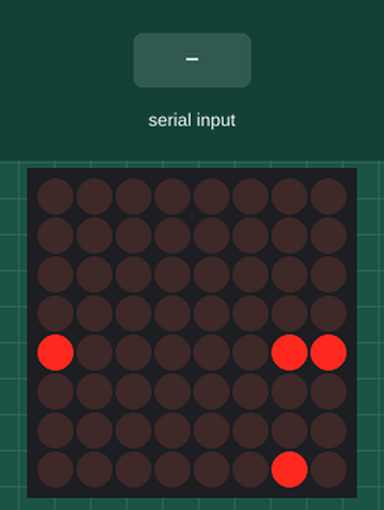
This sketch was run on a simulated Arduino Uno, built with avr-gcc and run on an emulated ATmega328P. Parts: 8×8 LED matrix. Wiring (inferred from the names in the program): MAX7219 LED driver (orientation assumed): CS pin 10. The inputs (shaded band) are chosen by the test bench. Random numbers use the default seed unless the sketch sets one.

Above: at 1.2 s.
1.3 s: "U" received over Serial
At 1.5 s:
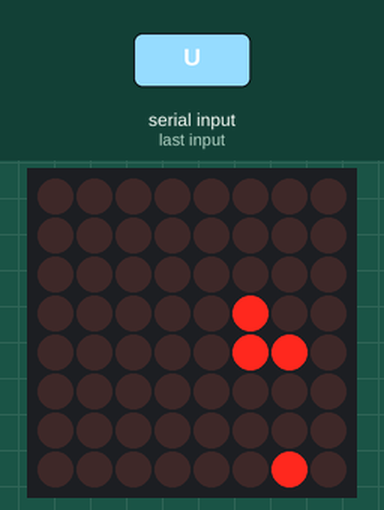
3.5 s: "R" received over Serial
At 3.7 s:
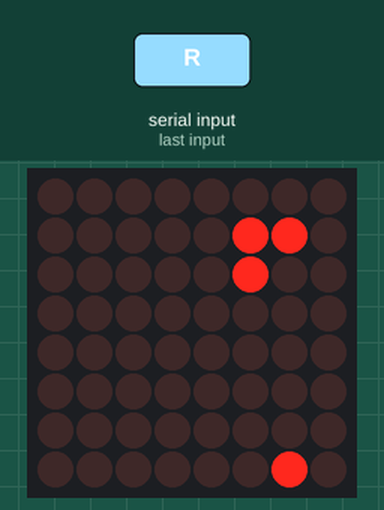
5.7 s: "D" received over Serial
At 5.9 s:
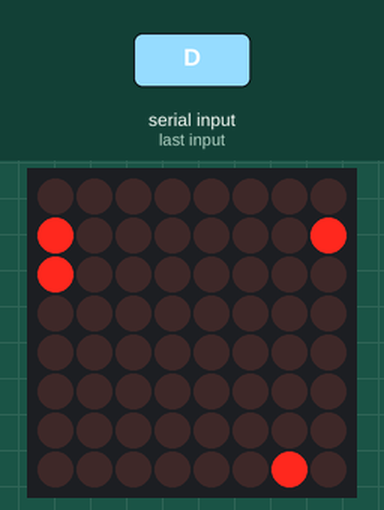
7.9 s: "L" received over Serial
At 8.1 s:
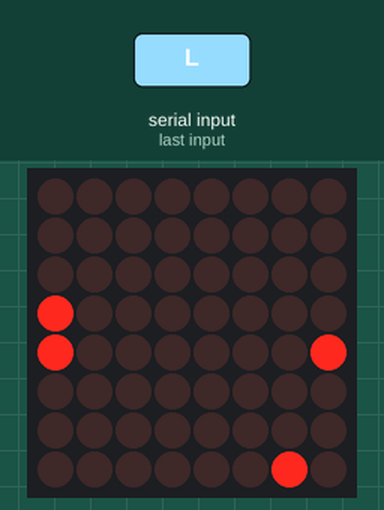
10.9 s: "U" received over Serial
At 11.1 s:
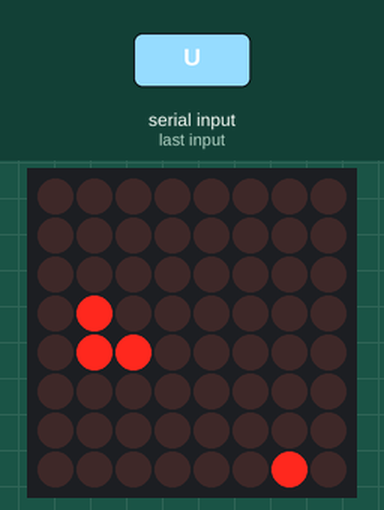
13.1 s: "R" received over Serial
At 13.3 s:
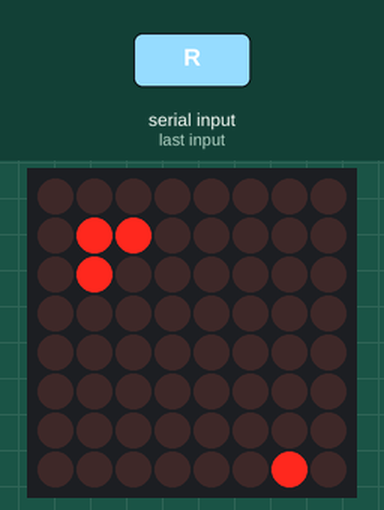

The sketch:

example.ino
```cpp
/**
 * Example of snake game using keyboard arrows
 * Arduino is reading serial data writen from a python script
 */

#include "DisplayDriver.h"
#include "SnakeGame.h"

#define DIN_PIN 11
#define CS_PIN  10
#define CLK_PIN 13

SnakeGame game(DIN_PIN, CS_PIN, CLK_PIN);

unsigned long lastUpdate = 0;
const unsigned long interval = 200;

void setup()
{
  Serial.begin(9600);
  game.begin();
}

void loop()
{
  if (Serial.available())
  {
    char cmd = Serial.read();
    switch (cmd)
    {
      case 'U': game.changeDirection(UP); break;
      case 'D': game.changeDirection(DOWN); break;
      case 'R': game.changeDirection(LEFT); break;
      case 'L': game.changeDirection(RIGHT); break;
    }
  }

  if (millis() - lastUpdate >= interval)
  {
    lastUpdate = millis();
    game.update();
    game.draw();
  }
}
```

SnakeGame.cpp
```cpp
/*
  Author: Paulo H. Langone Miranda
  Date:   jul/2025
  Brief:  "Engine" for snake game
*/

// Standard C
#include <stdint.h>

// Arduino includes
#include <Arduino.h>

// Library include
#include "DisplayDriver.h"
#include "SnakeGame.h"

// Initialize game
void SnakeGame::begin()
{
  DisplayDriver::begin();
  clearDisplay();
  setIntensity(INTENSITY_34);

  // Start with 3 points
  snakeLength = 3;
  snake[0] = {4, 4};  // head
  snake[1] = {4, 3};
  snake[2] = {4, 2};

  direction = RIGHT;

  spawnFood();
}

// Update snake positions, check if snake ate food or collide
void SnakeGame::update()
{
  Point head = snake[0];
  Point newHead = head;

  switch (direction)
  {
    case UP:    newHead.row = (head.row == 0) ? HEIGHT - 1 : head.row - 1; break;
    case DOWN:  newHead.row = (head.row + 1) % HEIGHT; break;
    case LEFT:  newHead.col = (head.col == 0) ? WIDTH - 1 : head.col - 1; break;
    case RIGHT: newHead.col = (head.col + 1) % WIDTH; break;
  }

  if (checkCollision(newHead))
  {
    begin(); // Game Over!
    return;
  }

  // Move snake body
  for (int i = snakeLength; i > 0; --i)
  {
    snake[i] = snake[i - 1];
  }

  snake[0] = newHead;

  // Got food?
  if (newHead.row == food.row && newHead.col == food.col)
  {
    snakeLength++;
    spawnFood();
  }
}

// Draw snake points and food point on screen
void SnakeGame::draw()
{
  clearDisplay();

  // Draw food
  drawPixel(food.row, food.col);

  for (int i = 0; i < snakeLength;)
  {
    int start = i;
    int row = snake[i].row;

    while (i + 1 < snakeLength && snake[i + 1].row == row)
    {
      i++;
    }

    if (i > start)
    {
      uint8_t val = 0x00;
      for (int j = start; j <= i; j++)
      {
        val |= (1 << snake[j].col);
      }

      if (food.row == row)
      {
        val |= (1 << food.col);
      }

      fillRow(row, val);
    }
    else
    {
      uint8_t val = 0x00;
      if(food.row == row)
      {
        val |= ((1 << food.col) | (1 << snake[i].col));
        fillRow(row, val);
      }
      else
      {
        drawPixel(snake[i].row, snake[i].col);
      }
    }

    i++;
  }
}

// Change snake movement direction
void SnakeGame::changeDirection(int newDir)
{
  if ((direction == UP && newDir == DOWN) ||
      (direction == DOWN && newDir == UP) ||
      (direction == LEFT && newDir == RIGHT) ||
      (direction == RIGHT && newDir == LEFT))
  {
    return; // Ignore new direction in the same axis
  }

  direction = newDir;
}

// Spawn food on screen (random)
void SnakeGame::spawnFood()
{
  while (true)
  {
    food.row = random(0, HEIGHT);
    food.col = random(0, WIDTH);

    // Check if food do not collide with snake during spawn
    bool conflict = false;
    for (int i = 0; i < snakeLength; i++)
    {
        if (snake[i].row == food.row && snake[i].col == food.col)
        {
          conflict = true;
          break;
        }
    }

    if (!conflict) break;
  }
}

// Check for snake collision (end game)
bool SnakeGame::checkCollision(Point head)
{
    for (int i = 0; i < snakeLength; i++)
    {
        if (snake[i].row == head.row && snake[i].col == head.col)
        {
            return true; // Collide (GAME OVER)
        }
    }

    return false;

}
```

SnakeGame.h
```cpp
/*
  Author: Paulo H. Langone Miranda
  Date:   jul/2025
  Brief:  "Engine" for snake game
*/

#ifndef SNAKEGAME_H
#define SNAKEGAME_H

// Standard C
#include <stdint.h>

// Arduino includes
#include <Arduino.h>

// Library include
#include "DisplayDriver.h"

// Enum for directions
enum Direction {
  UP, RIGHT, DOWN, LEFT
};

// Game main class
// Inherit DisplayDriver class
class SnakeGame : public DisplayDriver
{
  public:
    // Class constructor
    SnakeGame(uint8_t din, uint8_t cs, uint8_t clk) : DisplayDriver(din, cs, clk, MATRIX) {}

    // Initialize game
    void begin();

    // Update snake positions, check if snake ate food or collide
    void update();

    // Draw snake points and food point on screen
    void draw();

    // Change snake movement direction
    void changeDirection(int newDir);

  private:
    // Point (pixel) structure
    struct Point {
      uint8_t row;
      uint8_t col;
    };

    // Snake points array
    Point snake[64];

    // Snake current lenght
    uint8_t snakeLength;

    // Current movement direction
    int direction;

    // Current food point
    Point food;

    // Spawn food on screen (random)
    void spawnFood();

    // Check for snake collision (end game)
    bool checkCollision(Point head);
};

#endif //SNAKEGAME_H
```

DisplayDriver.cpp
```cpp
/*
  Author: Paulo H. Langone Miranda
  Date:   jul/2025
  Brief:  Library for MAX7219 display driver
*/

// Standard C
#include <stdint.h>

// Arduino includes
#include <Arduino.h>
#include <SPI.h>

// Library include
#include "DisplayDriver.h"
#include "SnakeGame.h"

// Initialize driver
void DisplayDriver::begin(void)
{
  /*
   * Initializes SPI
   */
  SPI.begin();

  /*
   * Initializes driver for 8 digits operation
   */
  if(displayMode == DIGITS)
  {
    // Stardard settings - 8 digits mode
    setShutdown();
    setDecode();
    setIntensity();
    setScanLimit();
  }

  /*
   * Initializes driver for matrix operation
   */
  else if(displayMode == MATRIX)
  {
    // Settings for matrix mode
    setShutdown();
    setDecode(NO_DECODE);
    setIntensity();
    setScanLimit();
  }
}

// Set decode mode
void DisplayDriver::setDecode(uint8_t mode)
{
  slaveEnable();
  SPI.beginTransaction(mySettings);
  SPI.transfer(DECODE_MODE_REG);
  SPI.transfer(mode);
  SPI.endTransaction();
  slaveDisable();
}

// Set display intensity (brightness)
void DisplayDriver::setIntensity(uint8_t intensity)
{
  slaveEnable();
  SPI.beginTransaction(mySettings);
  SPI.transfer(INTENSITY_REG);
  SPI.transfer(intensity);
  SPI.endTransaction();
  slaveDisable();
}

// Set digits scan limit
void DisplayDriver::setScanLimit(uint8_t limit)
{
  slaveEnable();
  SPI.beginTransaction(mySettings);
  SPI.transfer(SCAN_LIMIT_REG);
  SPI.transfer(limit);
  SPI.endTransaction();
  slaveDisable();
}

// Set shutdown mode
void DisplayDriver::setShutdown(uint8_t mode)
{
  slaveEnable();
  SPI.beginTransaction(mySettings);
  SPI.transfer(SHUTDOWN_REG);
  SPI.transfer(mode);
  SPI.endTransaction();
  slaveDisable();
}

// Set test mode
void DisplayDriver::setTest(uint8_t mode)
{
  slaveEnable();
  SPI.beginTransaction(mySettings);
  SPI.transfer(DISP_TEST_REG);
  SPI.transfer(mode);
  SPI.endTransaction();
  slaveDisable();
}

// Draw a pixel on the display
void DisplayDriver::drawPixel(uint8_t row, uint8_t col)
{
  slaveEnable();
  SPI.beginTransaction(mySettings);
  SPI.transfer(row+1);
  SPI.transfer((1 << col));
  SPI.endTransaction();
  slaveDisable();
}

// Clear display
void DisplayDriver::clearDisplay(void)
{
  if(displayMode == DIGITS)
  {

  }

  else if(displayMode == MATRIX)
  {
    for(uint8_t row = 0; row <= HEIGHT; row++)
    {
      fillRow(row, 0x00);
    }
  }
}

// Fill Display (turn all on)
void DisplayDriver::fillDisplay(void)
{
  for(int i = 0; i <= HEIGHT ; i++)
  {
    fillRow(i-1, 0xff);
  }
}

// Fill row with a value
void DisplayDriver::fillRow(uint8_t row, uint8_t val)
{
  slaveEnable();
  SPI.beginTransaction(mySettings);
  SPI.transfer(row+1);
  SPI.transfer(val);
  SPI.endTransaction();
  slaveDisable();
}

// Draw a referenced bitmap on the display
void DisplayDriver::drawBitmap(uint8_t *bmp)
{
  for(uint8_t row = 0; row <= HEIGHT; row++)
	{
	  fillRow(row-1, bmp[row-1]);
	}
}

// Draw a line on the display
void DisplayDriver::drawLine(uint8_t xi, uint8_t yi, uint8_t xf, uint8_t yf)
{
  // Same line
  if(xi == xf)
  {
    if (yi > yf)
    {
        uint8_t temp = yi;
        yi = yf;
        yf = temp;
    }

    uint8_t val = 0x00;
    for (int i = yi; i <= yf; i++)
    {
      val |= (1 << i);
    }
    fillRow(xi, val);
  }

  // Same column
  else if(yi == yf)
  {
    if (xi > xf)
    {
        uint8_t temp = xi;
        xi = xf;
        xf = temp;
    }

    for(int i = xi; i <= xf; i++)
    {
      drawPixel(i, yi);
    }
  }

  // Draw line using Bresenham's algorithm
  else
  {
    int dx = abs((int)xf - (int)xi);
    int dy = abs((int)yf - (int)yi);

    int sx = (xi < xf) ? 1 : -1;
    int sy = (yi < yf) ? 1 : -1;

    int err = dx - dy;

    while (true)
    {

        if (xi < 8 && yi < 8)
        {
            drawPixel(xi, yi);
        }

        if (xi == xf && yi == yf) break;

        int e2 = 2 * err;

        if (e2 > -dy)
        {
            err -= dy;
            xi += sx;
        }

        if (e2 < dx)
        {
            err += dx;
            yi += sy;
        }
    }
  }
}
```

DisplayDriver.h
```cpp
/*
  Author: Paulo H. Langone Miranda
  Date:   jul/2025
  Brief:  Library for MAX7219 display driver
*/

#ifndef DISPLAYDRIVER_H
#define DISPLAYDRIVER_H

// Standard C
#include <stdint.h>

// Arduino includes
#include <Arduino.h>
#include <SPI.h>

/**
 * Defines & addresses
 */
#define WIDTH 		8		// Matrix width
#define HEIGHT 		8		// Matrix height

// Registers Address
#define DECODE_MODE_REG	  0x09	// Decode mode register address
#define INTENSITY_REG	    0x0a	// Display Intensity register address
#define SCAN_LIMIT_REG 	  0x0b	// Scan limit register address
#define SHUTDOWN_REG	    0x0c	// Shutdown register address
#define DISP_TEST_REG	    0x0f	// Display test register address

// Display addresses (from datasheet) are the rows
#define ROW0		0x01	// Row 0 address
#define ROW1		0x02	// Row 1 address
#define ROW2		0x03	// Row 2 address
#define ROW3		0x04	// Row 3 address
#define ROW4		0x05	// Row 4 address
#define ROW5		0x06	// Row 5 address
#define ROW6		0x07	// Row 6 address
#define ROW7		0x08	// Row 7 address

// Display digits (from datasheet) are the columns
#define COL0		0x80	// Column 0 code
#define COL1		0x40	// Column 1 code
#define COL2		0x20	// Column 2 code
#define COL3		0x10	// Column 3 code
#define COL4		0x08	// Column 4 code
#define COL5		0x04	// Column 5 code
#define COL6		0x02	// Column 6 code
#define COL7		0x01	// Column 7 code

// Decode Mode (BCD Code B decoder, check datasheet for further info)
#define NO_DECODE             0x00  // No decode - SELECT THIS TO LED MATRIX
#define DECODE_DIG0           0x01  // Decode digit 0 only
#define DECODE_DIG3_TO_DIG0   0x0f  // Decode from digit 3 to digit 0
#define DECODE_ALL            0xff  // Decode all digits

// Intensity Duty Cycle (%)
#define INTENSITY_3   0x00  // 3%
#define INTENSITY_9   0x01  // 9%
#define INTENSITY_16  0x02  // 16%
#define INTENSITY_22  0x03  // 22%
#define INTENSITY_28  0x04  // 28%
#define INTENSITY_34  0x05  // 34%
#define INTENSITY_41  0x06  // 41%
#define INTENSITY_47  0x07  // 47%
#define INTENSITY_53  0x08  // 53%
#define INTENSITY_59  0x09  // 59%
#define INTENSITY_66  0x0a  // 66%
#define INTENSITY_72  0x0b  // 72%
#define INTENSITY_78  0x0c  // 78%
#define INTENSITY_84  0x0d  // 84%
#define INTENSITY_91  0x0e  // 91%
#define INTENSITY_97  0x0f  // 97%

// Scan Limit
#define SCAN_DIG0       0x00  // Scan 0
#define SCAN_TIL_DIG1   0x01  // Scan 0 & 1
#define SCAN_TIL_DIG2   0x02  // Scan 0, 1 & 2
#define SCAN_TIL_DIG3   0x03  // Scan 0, 1, 2, & 3
#define SCAN_TIL_DIG4   0x04  // Scan 0, 1, 2, 3 & 4
#define SCAN_TIL_DIG5   0x05  // Scan 0, 1, 2, 3, 4 & 5
#define SCAN_TIL_DIG6   0x06  // Scan 0, 1, 2, 3, 4, 5 & 6
#define SCAN_ALL        0x07  // Scan all

// Shutdown
#define SHUTDOWN_OFF  0x01
#define SHUTDOWN_ON   0x00

// Display test
#define TEST_OFF  0x00
#define TEST_ON   0x01

// MAX7219 USAGE
#define DIGITS 0
#define MATRIX 1

// Main class
class DisplayDriver
{
  public:
    // Class constructor
    DisplayDriver(uint8_t din, uint8_t cs, uint8_t clk, uint8_t mode) : dinPin(din), csPin(cs), clkPin(clk), displayMode(mode), mySettings(8000000, MSBFIRST, SPI_MODE0) {}

    // Initialize driver
    void begin(void);

    // Decode mode
    void setDecode(uint8_t mode = DECODE_ALL);

    // Intensity (Display brightness)
    void setIntensity(uint8_t intensity = INTENSITY_97);

    // Scan limit
    void setScanLimit(uint8_t limit = SCAN_ALL);

    // Shutdown mode
    void setShutdown(uint8_t mode = SHUTDOWN_OFF);

    // Test mode
    void setTest(uint8_t mode = TEST_OFF);

    // Draw Pixel
    void drawPixel(uint8_t row, uint8_t col);

    // Clear Display
    void clearDisplay(void);

    // Fill Display
    void fillDisplay(void);

    // Fill Row
    void fillRow(uint8_t row, uint8_t val);

    // Draw Bitmap
    void drawBitmap(uint8_t * bmp);

    // Draw Line
    void drawLine(uint8_t xi, uint8_t yi, uint8_t xf, uint8_t yf);

    // Draw Circle

    // Draw Rectangle

  private:
    // MAX7219 Pins
    uint8_t dinPin, csPin, clkPin;

    // MAX7219 Mode
    uint8_t displayMode;

    // SPI Settings
    SPISettings mySettings;

    // Slave enable
    inline void slaveEnable() { digitalWrite(csPin, LOW); }

    // Slave Disable
    inline void slaveDisable() { digitalWrite(csPin, HIGH); }
};

#endif // DISPLAYDRIVER_H
```
